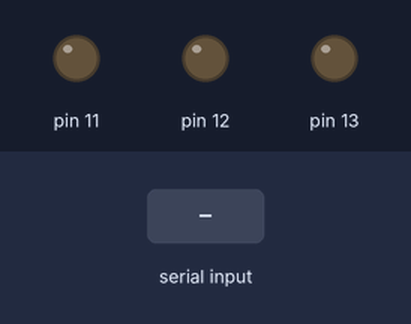
Simulated run of this sketch. Board: Arduino Uno, built with avr-gcc and run on an emulated ATmega328P. On the bench: output pins drawn as LEDs (lit = HIGH). The inputs (shaded band) are chosen by the test bench. What the sketch prints to the serial monitor is not drawn.

Above: at 1.2 s.
1.3 s: "r" received over Serial
At 2.2 s:
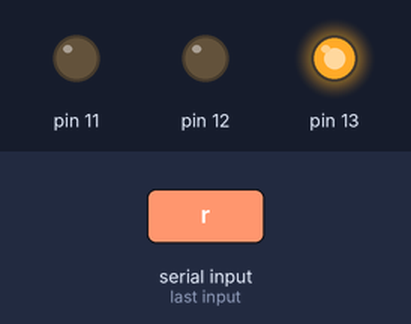
2.8 s: "g" received over Serial
At 3.4 s:
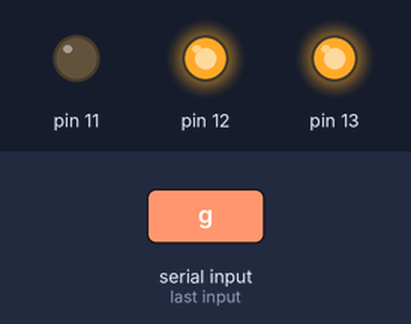
4.3 s: "b" received over Serial
At 5.5 s:
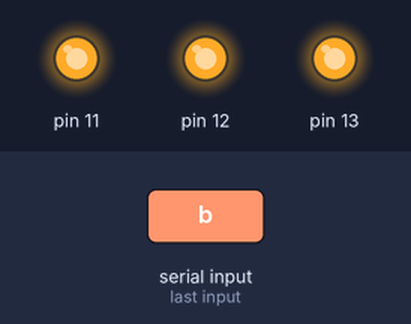
5.8 s: "1" received over Serial
At 6.8 s:
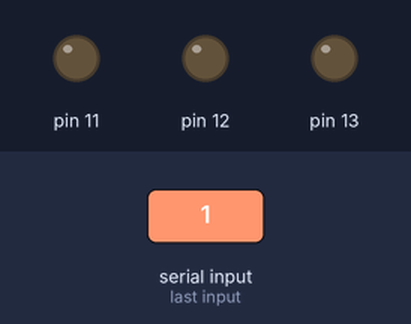
7.3 s: "g" received over Serial
At 8.0 s:
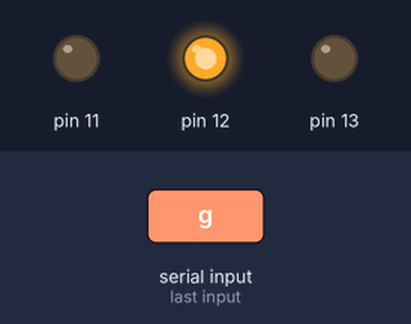
8.8 s: "0" received over Serial
At 9.1 s:
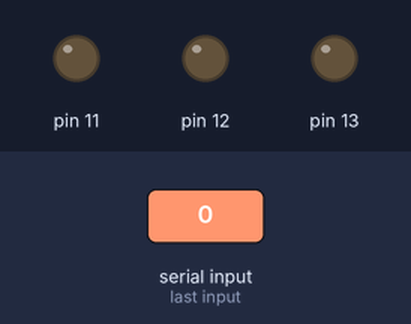
Timing chart, 0 to 11.3 s (numbered marks = the images above; inputs shaded):
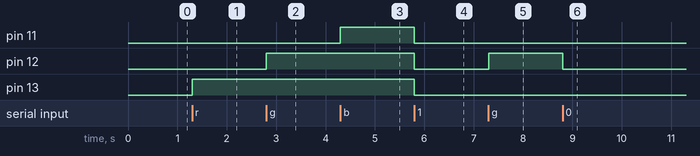

Measured:
- after the input at 1.3 s, pin 13: LOW → HIGH at once
- after the input at 2.8 s, pin 12: LOW → HIGH at once
- after the input at 4.3 s, pin 11: LOW → HIGH at once
- after the input at 5.8 s, pin 11–13: HIGH → LOW at once
- after the input at 7.3 s, pin 12: LOW → HIGH at once
- after the input at 8.8 s, pin 12: HIGH → LOW at once

The sketch:

code.ino
```cpp
void setup(){
  Serial.begin(9600);
  Serial.print("enter colour");
  pinMode(13,OUTPUT); //13-RED
  pinMode(12,OUTPUT); //12-GREEN
  pinMode(11,OUTPUT); //11-BLUE
}
void loop(){
  if(Serial.available()){
    char val=Serial.read();

    //Using conditional statements
    if(val=='r'){
      digitalWrite(13,HIGH);}
    else if(val=='g'){
      digitalWrite(12,HIGH);}
      else if(val=='b'){
      digitalWrite(11,HIGH);}
    else{
      digitalWrite(13,LOW);
  		digitalWrite(12,LOW);
      digitalWrite(11,LOW);}

  //Using Switch Case
  /*  switch(val){
      case 'r': digitalWrite(13,HIGH);
      delay(1000);
      break;
      case 'g':digitalWrite(12,HIGH);
      delay(1000);
      break;
      case 'b':digitalWrite(11,HIGH);
      delay(1000);
      break;
      case 'o':digitalWrite(13,LOW);
  		digitalWrite(12,LOW);
        digitalWrite(11,LOW);
      delay(1000);
    }*/
  }
}
```
